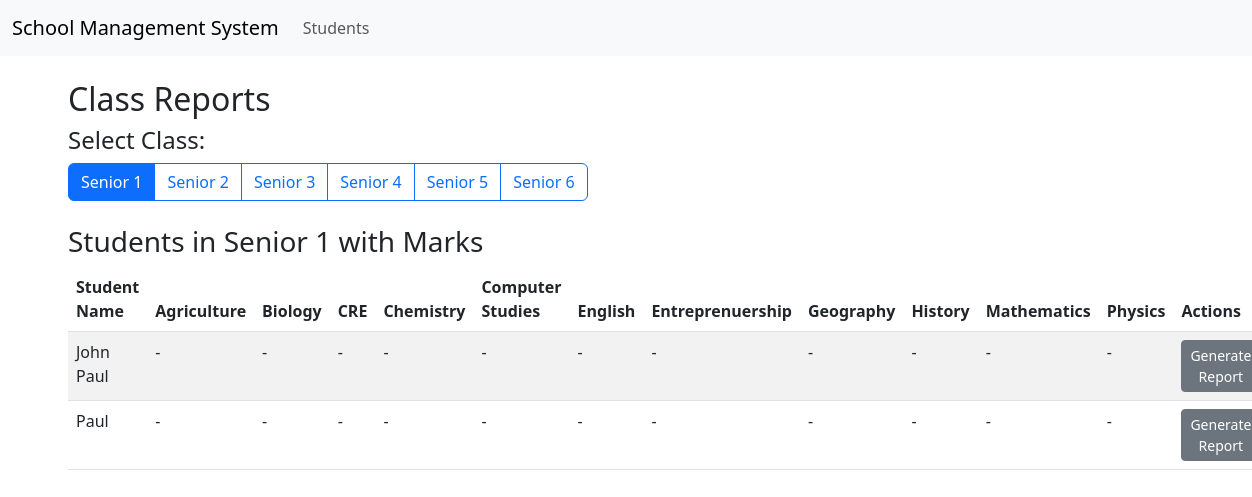
/class_reports/?class_year=S1, run on the app's committed database.
### school/models.py (models this page shows, shortened)
class Student(models.Model):
    student_id = models.CharField(max_length=20, unique=True)
    name = models.CharField(max_length=100)
    level = models.CharField(max_length=1, choices=[('O', 'O Level'), ('A', 'A Level')])
    class_year = models.CharField(max_length=2, choices=CLASS_YEARS)
    combination = models.CharField(max_length=50, blank=True, null=True)
    subjects = models.ManyToManyField(Subject, blank=True)

class Subject(models.Model):
    name = models.CharField(max_length=100)
    level = models.CharField(max_length=1, choices=[('O', 'O Level'), ('A', 'A Level')])
    is_subsidiary = models.BooleanField(default=False)  # New field for GP, Sub Maths, Sub ICT

### school/views.py (the view)
# urls.py: path('class_reports/', ClassReportView.as_view(), name='class_reports'),
class ClassReportView(ListView):
    model = Student
    template_name = 'school/class_reports.html'
    def get_queryset(self):
        queryset = super().get_queryset()
        class_year = self.request.GET.get('class_year')
        if class_year:
            queryset = queryset.filter(class_year=class_year)
        return queryset.order_by('name')
    def get_context_data(self, **kwargs):
        context = super().get_context_data(**kwargs)
        context['class_years'] = CLASS_YEARS
        context['current_class'] = self.request.GET.get('class_year')
        if context['current_class']:
            students = context['object_list']
            all_subjects = set()
            for student in students:
                all_subjects.update(student.subjects.all())
            context['subjects'] = sorted(all_subjects, key=lambda s: s.name)
            context['student_results'] = {
                student.pk: {
                    subject.pk: Result.objects.filter(student=student, subject=subject).first()
                    for subject in context['subjects']
                }
                for student in students
            }
        return context

### school/templates/school/class_reports.html (shortened to what this page needs)
{% extends 'school/base.html' %}
{% block content %}
<h2>Class Reports</h2>
<div class="mb-4">
    <h4>Select Class:</h4>
    <div class="btn-group" role="group">
        {% for code, name in class_years %}
        <a href="{% url 'class_reports' %}?class_year={{ code }}" class="btn btn-outline-primary {% if current_class == code %}active{% endif %}">{{ name }}</a>
        {% endfor %}
    </div>
</div>
{% if current_class and object_list %}
<h3>Students in {{ object_list.first.get_class_year_display }} with Marks</h3>
<table class="table table-striped">
    <thead>
        <tr>
            <th>Student Name</th>
            {% for subject in subjects %}
            <th>{{ subject.name }} {% if subject.is_subsidiary %}(Subsidiary){% endif %}</th>
            {% endfor %}
            <th>Actions</th>
        </tr>
    </thead>
    <tbody>
        {% for student in object_list %}
        <tr>
            <td>{{ student.name }}</td>
            {% for subject in subjects %}
            <td>
                {{ student_results.student.pk.subject.pk.score|default:"-" }}
            </td>
            {% endfor %}
            <td>
                <a href="{% url 'report' student.pk %}" class="btn btn-secondary btn-sm">Generate Report</a>
            </td>
        </tr>
        {% endfor %}
    </tbody>
</table>
{% elif current_class %}
<p>No students in this class.</p>
{% else %}
<p>Select a class to view students and marks.</p>
{% endif %}
{% endblock %}

### data on the page
Student: first.class_year "Senior 1", name "John Paul"
Subject: name "Agriculture", student.pk.subject.pk.score "-"
Subject: name "Biology", student.pk.subject.pk.score "-"
Subject: name "CRE", student.pk.subject.pk.score "-"
Subject: name "Chemistry", student.pk.subject.pk.score "-"
Subject: name "Computer Studies", student.pk.subject.pk.score "-"
Subject: name "English", student.pk.subject.pk.score "-"
Subject: name "Entreprenuership", student.pk.subject.pk.score "-"
Subject: name "Geography", student.pk.subject.pk.score "-"
Subject: name "History", student.pk.subject.pk.score "-"
Subject: name "Mathematics", student.pk.subject.pk.score "-"
Subject: name "Physics", student.pk.subject.pk.score "-"
Student: name "Paul"

### other printed values
{{ name }} "Senior 1" "Senior 2" "Senior 3" "Senior 4" "Senior 5" "Senior 6"
